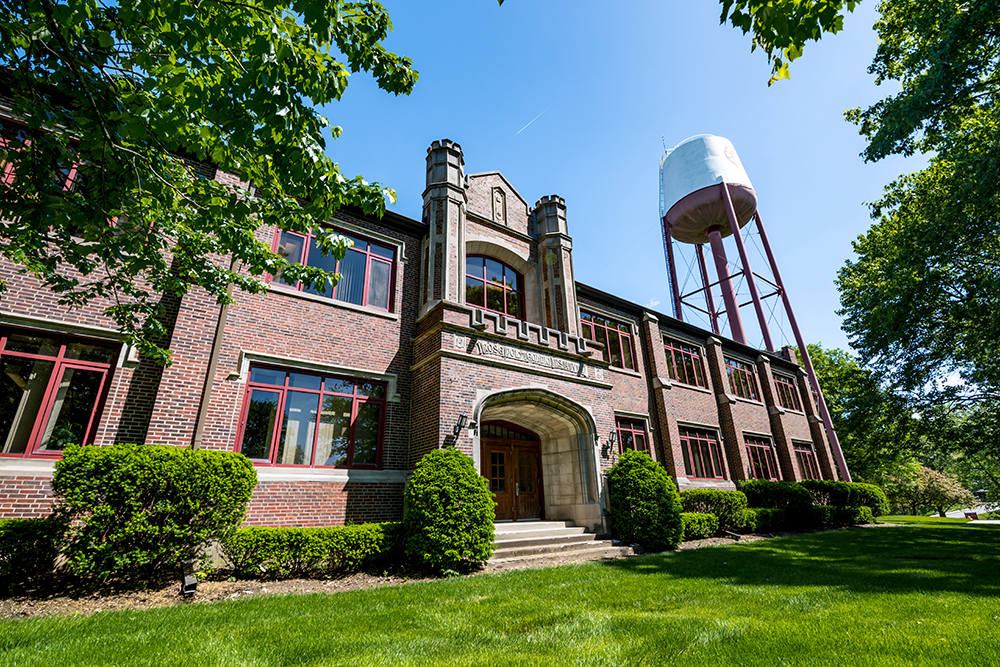
#> input picture rose.jpeg, 1000 x 667 px
$ python kernel-demo.py
#> lines starting #> are read from the running program, lines starting #| are printed output that depends on the picture
from cv2.dnn import imagesFromBlob
import cv2
import numpy as np
import matplotlib.pyplot as plt

filter_name = "gaussian"
img = cv2.imread("rose.jpeg")
#> img is the input picture: shape (667, 1000, 3); mean B, G, R 86.8, 109.4, 92.4
# img = cv2.cvtColor(og_img, cv2.COLOR_BGR2GRAY)
"""
Apply different convolution kernels or OpenCV filters
based on filter_name using a match-case switch.
"""

match filter_name.lower():

    # ------------------------ Gaussian Blur ------------------------
    case "gaussian":
        kernel_gaussian_blur =np.array([[1, 4, 1],
                                      [4, 6, 4],
                                      [1, 4, 1]], dtype=np.float32)
        normalized = kernel_gaussian_blur/kernel_gaussian_blur.sum()
        filtered =  cv2.filter2D(img, -1, normalized)
    # ------------------------ Prewitt Filters ----------------------
    case "prewitt_x":
        kernel_prewitt_x = np.array([[-1, 0, 1],
                                      [-1, 0, 1],
                                      [-1, 0, 1]], dtype=np.float32)
        filtered =  cv2.filter2D(img, -1, kernel_prewitt_x)

    case "prewitt_y":
        kernel_prewitt_y = np.array([[-1, -1, -1],
                                      [ 0,  0,  0],
                                      [ 1,  1,  1]], dtype=np.float32)
        filtered = cv2.filter2D(img, -1, kernel_prewitt_y)

    # ------------------------ Laplacian Kernel ---------------------
    case "laplacian":
        # using a classic 3x3 Laplacian kernel
        kernel_lap = np.array([[0, -1, 0],
                                [-1, 4, -1],
                                [0, -1, 0]], dtype=np.float32)
        filtered = cv2.filter2D(img, -1, kernel_lap)

    # ------------------------ Sharpening Kernel --------------------
    case "sharpen":
        kernel_sharp = np.array([[ 0, -1,  0],
                                  [-1,  5, -1],
                                  [ 0, -1,  0]], dtype=np.float32)
        filtered = cv2.filter2D(img, -1, kernel_sharp)

    # ------------------------ Bilateral Filter ---------------------
    case "bilateral":
        # d = neighborhood size, sigmaColor, sigmaSpace
        filtered = cv2.bilateralFilter(img, d=9, sigmaColor=75, sigmaSpace=75)

    # ------------------------ Invalid ------------------------------
    case _:
        custom = np.array([[ 0, -1,  0],
                                  [-1,  5, -1],
                                  [ 0, -1,  0]], dtype=np.float32)
        filtered = cv2.filter2D(img, -1, custom)

#Google Colab doesn't support openCV's imshow. Natively, the command would be cv2.imshow(filtered)
plt.subplot(1, 2, 1)
plt.imshow(img)
plt.title("Original")
plt.axis("off")
plt.subplot(1, 2, 2)
plt.imshow(filtered)
plt.title("Filtered")
plt.axis("off")
plt.show()
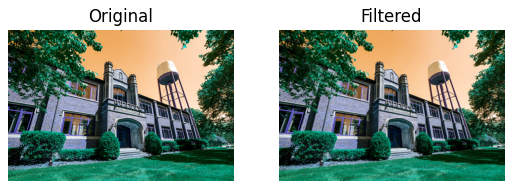
#> figure drawn by matplotlib, 2 panels; B, G, R data is drawn as R, G, B
